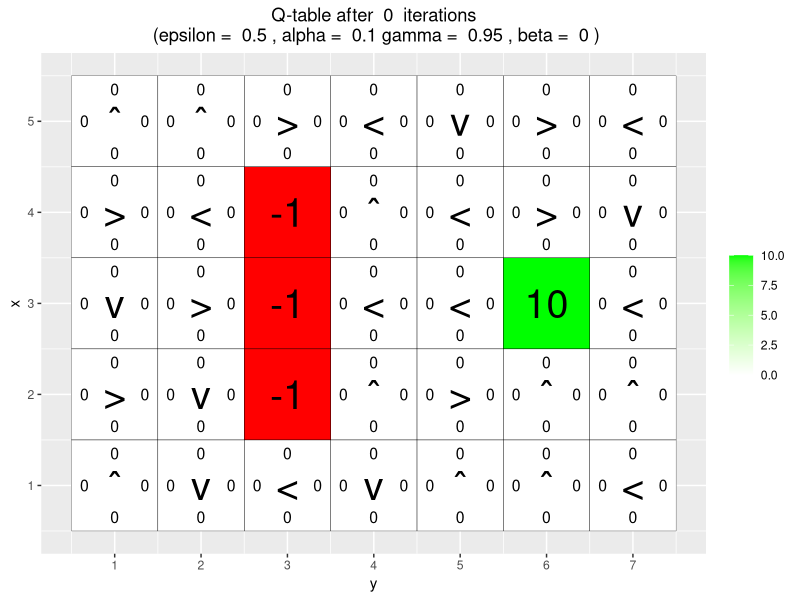
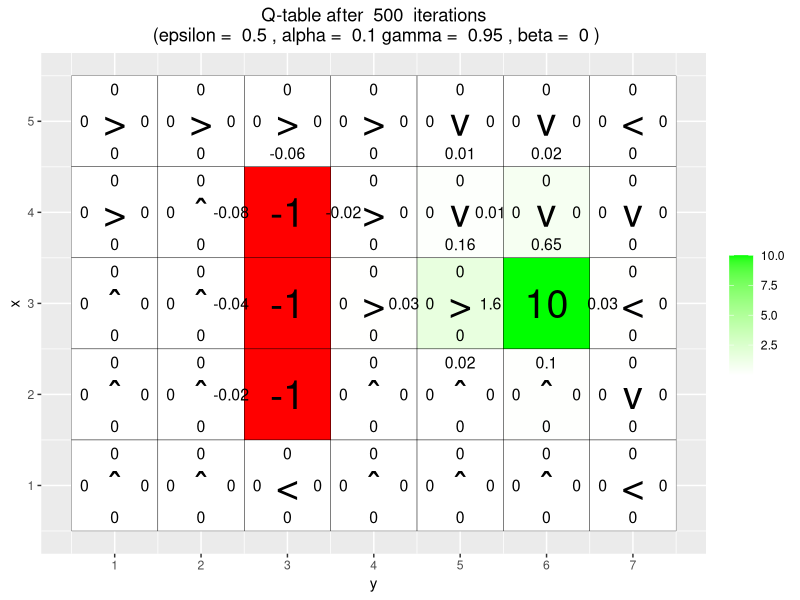
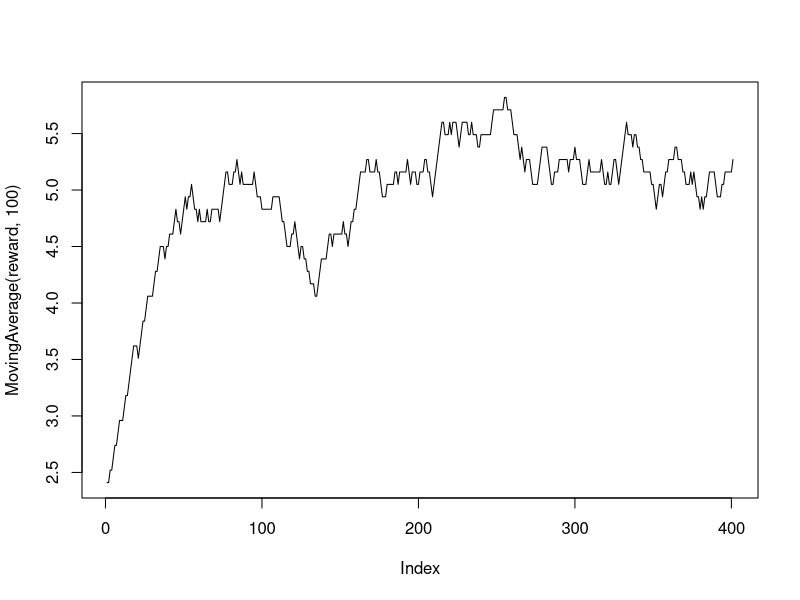
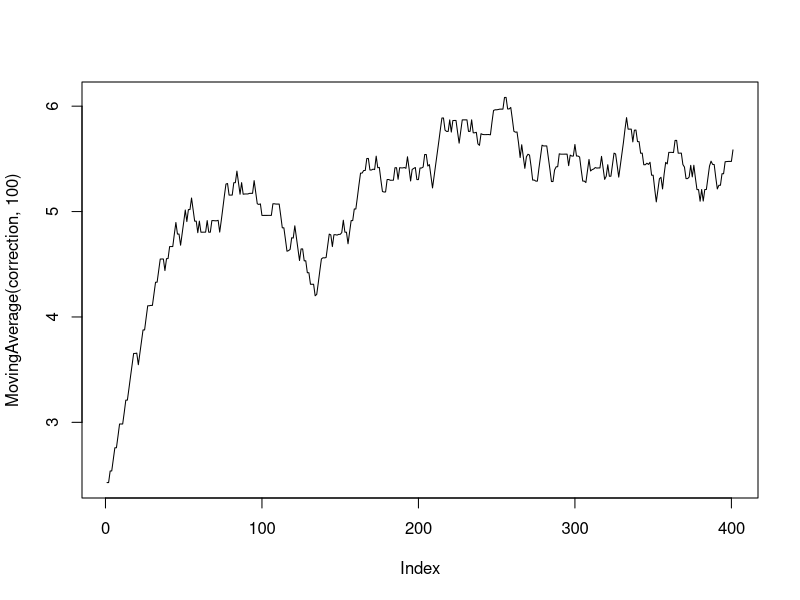

Recreate these plots in R, in order. (Note: this script raises an error after producing the figures.)
library(ggplot2)

arrows <- c("ˆ", ">", "v", "<")
action_deltas <- list(c(1,0), # up
                      c(0,1), # right
                      c(-1,0), # down
                      c(0,-1)) # left
vis_environment <- function(iterations=0, epsilon = 0.5, alpha = 0.1, gamma = 0.95, beta = 0){
  # Visualize an environment with rewards.
  # Q-values for all actions are displayed on the edges of each tile.
  # The (greedy) policy for each state is also displayed.
  #
  # Args:
  # iterations, epsilon, alpha, gamma, beta (optional): for the figure title.
  # reward_map (global variable): a HxW array containing the reward given at each state.
  # q_table (global variable): a HxWx4 array containing Q-values for each state-action pair.
  # H, W (global variables): environment dimensions.
  df <- expand.grid(x=1:H,y=1:W)
  foo <- mapply(function(x,y) ifelse(reward_map[x,y] == 0,q_table[x,y,1],NA),df$x,df$y)
  df$val1 <- as.vector(round(foo, 2))
  foo <- mapply(function(x,y) ifelse(reward_map[x,y] == 0,q_table[x,y,2],NA),df$x,df$y)
  df$val2 <- as.vector(round(foo, 2))
  foo <- mapply(function(x,y) ifelse(reward_map[x,y] == 0,q_table[x,y,3],NA),df$x,df$y)
  df$val3 <- as.vector(round(foo, 2))
  foo <- mapply(function(x,y) ifelse(reward_map[x,y] == 0,q_table[x,y,4],NA),df$x,df$y)
  df$val4 <- as.vector(round(foo, 2))
  foo <- mapply(function(x,y)
    ifelse(reward_map[x,y] == 0,arrows[GreedyPolicy(x,y)],reward_map[x,y]),df$x,df$y)
  df$val5 <- as.vector(foo)
  foo <- mapply(function(x,y) ifelse(reward_map[x,y] == 0,max(q_table[x,y,]),
                                     ifelse(reward_map[x,y]<0,NA,reward_map[x,y])),df$x,df$y)
  df$val6 <- as.vector(foo)
  print(ggplot(df,aes(x = y,y = x)) +
          scale_fill_gradient(low = "white", high = "green", na.value = "red", name = "") +
          geom_tile(aes(fill=val6)) +
          geom_text(aes(label = val1),size = 4,nudge_y = .35,na.rm = TRUE) +
          geom_text(aes(label = val2),size = 4,nudge_x = .35,na.rm = TRUE) +
          geom_text(aes(label = val3),size = 4,nudge_y = -.35,na.rm = TRUE) +
          geom_text(aes(label = val4),size = 4,nudge_x = -.35,na.rm = TRUE) +
          geom_text(aes(label = val5),size = 10) +
          geom_tile(fill = 'transparent', colour = 'black') +
          ggtitle(paste("Q-table after ",iterations," iterations\n",
                        "(epsilon = ",epsilon,", alpha = ",alpha,"gamma = ",gamma,", beta = ",beta,")")) +
          theme(plot.title = element_text(hjust = 0.5)) +
          scale_x_continuous(breaks = c(1:W),labels = c(1:W)) +
          scale_y_continuous(breaks = c(1:H),labels = c(1:H)))
}

transition_model <- function(x, y, action, beta){
  # Computes the new state after given action is taken. The agent will follow the action
  # with probability (1-beta) and slip to the right or left with probability beta/2 each.
  #
  # Args:
  # x, y: state coordinates.
  # action: which action the agent takes (in {1,2,3,4}).
  # beta: probability of the agent slipping to the side when trying to move.
  # H, W (global variables): environment dimensions.
  #
  # Returns:
  # The new state after the action has been taken.
  delta <- sample(-1:1, size = 1, prob = c(0.5*beta,1-beta,0.5*beta))
  final_action <- ((action + delta + 3) %% 4) + 1
  foo <- c(x,y) + unlist(action_deltas[final_action])
  foo <- pmax(c(1,1),pmin(foo,c(H,W)))
  return (foo)
}

GreedyPolicy <- function(x, y){
  # Get a greedy action for state (x,y) from q_table.
  #
  # Args:
  # x, y: state coordinates.
  # q_table (global variable): a HxWx4 array containing Q-values for each state-action pair.
  #
  # Returns:
  # An action, i.e. integer in {1,2,3,4}.
  #Get the max q-value from the q_table for the state (x,y)
  max_q = max(q_table[x,y,])
  #Get the indexes which has maximum values
  max_index = which(q_table[x,y,] == max_q)#There can be more than 1 index
  #Question: can the agent stay in the same location?
  #In case of ties, sample randomly from those ties
  if (length(max_index) > 1) {
    action <- sample(max_index, size = 1)
  }else{
    action <- max_index
  }
  return(action)
}

EpsilonGreedyPolicy <- function(x, y, epsilon){
  # Get an epsilon-greedy action for state (x,y) from q_table.
  #
  # Args:
  # x, y: state coordinates.
  # epsilon: probability of acting randomly.
  #
  # Returns:
  # An action, i.e. integer in {1,2,3,4}.
  #Explore with epsilon probability or exploit
  explore <- ifelse(epsilon > runif(1), 1, 0)
  if(explore){
    action <- sample(1:4, size = 1)#Exploration
  }else{
    action <- GreedyPolicy(x,y)#Exploitation
  }
  return(action)
}

transition_model <- function(x, y, action, beta){
  # Computes the new state after given action is taken. The agent will follow the action
  # with probability (1-beta) and slip to the right or left with probability beta/2 each.
  #
  # Args:
  # x, y: state coordinates.
  # action: which action the agent takes (in {1,2,3,4}).
  # beta: probability of the agent slipping to the side when trying to move.
  # H, W (global variables): environment dimensions.
  #
  # Returns:
  # The new state after the action has been taken.
  delta <- sample(-1:1, size = 1, prob = c(0.5*beta,1-beta,0.5*beta))
  final_action <- ((action + delta + 3) %% 4) + 1
  #Question: why is action_deltas(y,x)
  foo <- c(x,y) + unlist(action_deltas[final_action])
  foo <- pmax(c(1,1),pmin(foo,c(H,W)))
  return (foo)
}

q_learning <- function(start_state, epsilon = 0.5, alpha = 0.1, gamma = 1,
                       beta = 0){
  # Perform one episode of Q-learning. The agent should move around in the
  # environment using the given transition model and update the Q-table.
  # The episode ends when the agent reaches a terminal state.
  #
  # Args:
  # start_state: array with two entries, describing the starting position of the agent.
  # epsilon (optional): probability of acting randomly.
  # alpha (optional): learning rate.
  # gamma (optional): discount factor.
  # beta (optional): slipping factor.
  # reward_map (global variable): a HxW array containing the reward given at each state.
  # q_table (global variable): a HxWx4 array containing Q-values for each state-action pair.
  #
  # Returns:
  # reward: reward received in the episode.
  # correction: sum of the temporal difference correction terms over the episode.
  # q_table (global variable): Recall that R passes arguments by value. So, q_table being
  # a global variable can be modified with the superassigment operator <<-.
  #RL_L1_QLearning, slide 14
  #Initialize S
  old_x <- start_state[1]
  old_y <- start_state[2]
  episode_correction <- 0
  reward <- 0
  repeat{
    #print(paste0('State - (', old_x, ',', old_y,')'))
    #Choose A using policy
    action <- EpsilonGreedyPolicy(old_x,old_y,epsilon)
    #Take A and get the next state(S')
    s_prime <- transition_model(old_x, old_y, action, beta)
    new_x <- s_prime[1]
    new_y <- s_prime[2]
    #Observe the reward for moving into new state
    current_reward <- reward_map[new_x, new_y]
    #Calculate the Q-value temporal difference
    old_q <- q_table[old_x, old_y, action]
    new_q <- max(q_table[new_x, new_y, ])
    temporal_diff <- current_reward + (gamma * new_q) - old_q
    #Update Q-table
    q_table[old_x, old_y, action] <<- old_q + alpha * temporal_diff
    #Update S <- S'
    old_x <- new_x
    old_y <- new_y
    #Compute the episode correction - sum of temporal difference
    #Question: is it absolute or w/o
    episode_correction <- episode_correction + temporal_diff
    #Update the reward for the episode
    reward <- reward + current_reward
    if(reward!=0)
      # End episode.
      return (c(reward,episode_correction))
  }
}

MovingAverage <- function(x, n){
  cx <- c(0,cumsum(x))
  rsum <- (cx[(n+1):length(cx)] - cx[1:(length(cx) - n)]) / n
  return (rsum)
}

H <- 5
W <- 7
reward_map <- matrix(0, nrow = H, ncol = W)
reward_map[3,6] <- 10
reward_map[2:4,3] <- -1
q_table <- array(0,dim = c(H,W,4))
vis_environment()

reward <- NULL
correction <- NULL
for(i in 1:500){
  foo <- q_learning(start_state = c(3,1), alpha = 0.001)
  reward <- c(reward,foo[1])
  correction <- c(correction,foo[2])
  if(any(i==c(500)))
    vis_environment(i)
}
gridExtra::grid.arrange(plot(MovingAverage(reward,100),type = "l"),
                        plot(MovingAverage(correction,100),type = "l"), nrow = 2)
